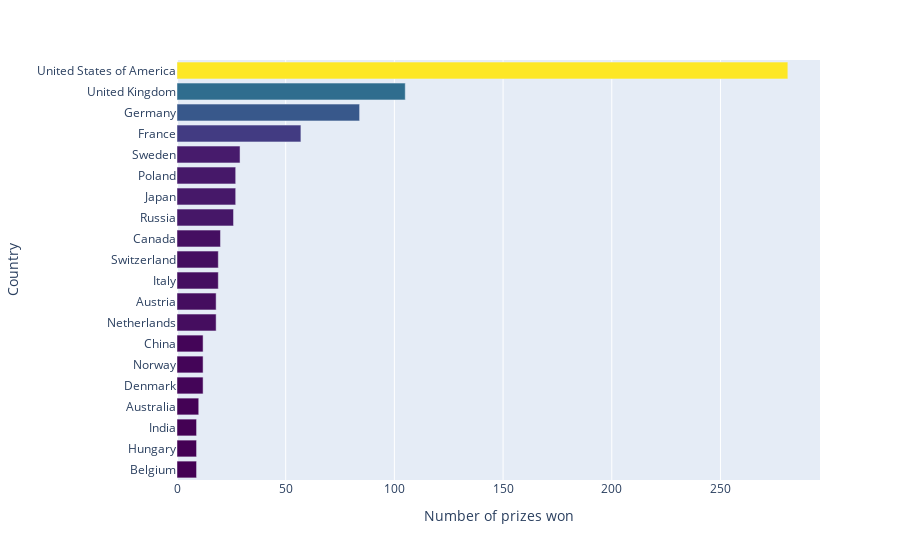

Source (notebook cell):
### Code cell
h_bar = px.bar(x=top20_countries.prize, y=top20_countries.birth_country_current, orientation='h', color=top20_countries.prize, color_continuous_scale='Viridis')
h_bar.update_layout(xaxis_title='Number of prizes won', yaxis_title='Country', coloraxis_showscale=False)
h_bar.show()

### Figure 1 — Plotly figure (JSON) as saved in the notebook; plotly's stock layout.template omitted (floating-point values rounded to 4 significant figures)
{"data": [{"alignmentgroup": "True", "hovertemplate": "x=%{x}<br>y=%{y}<br>color=%{marker.color}<extra></extra>", "legendgroup": "", "marker": {"color": [9, 9, 9, 10, 12, 12, 12, 18, 18, 19, 19, 20, 26, 27, 27, 29, 57, 84, 105, 281], "coloraxis": "coloraxis"}, "name": "", "offsetgroup": "", "orientation": "h", "showlegend": false, "textposition": "auto", "type": "bar", "x": [9, 9, 9, 10, 12, 12, 12, 18, 18, 19, 19, 20, 26, 27, 27, 29, 57, 84, 105, 281], "xaxis": "x", "y": ["Belgium", "Hungary", "India", "Australia", "Denmark", "Norway", "China", "Netherlands", "Austria", "Italy", "Switzerland", "Canada", "Russia", "Japan", "Poland", "Sweden", "France", "Germany", "United Kingdom", "United States of America"], "yaxis": "y"}], "layout": {"barmode": "relative", "coloraxis": {"colorbar": {"title": {"text": "color"}}, "colorscale": [[0, "#440154"], [0.1111, "#482878"], [0.2222, "#3e4989"], [0.3333, "#31688e"], [0.4444, "#26828e"], [0.5556, "#1f9e89"], [0.6667, "#35b779"], [0.7778, "#6ece58"], [0.8889, "#b5de2b"], [1, "#fde725"]], "showscale": false}, "legend": {"tracegroupgap": 0}, "margin": {"t": 60}, "xaxis": {"anchor": "y", "domain": [0, 1], "title": {"text": "Number of prizes won"}}, "yaxis": {"anchor": "x", "domain": [0, 1], "title": {"text": "Country"}}}}
